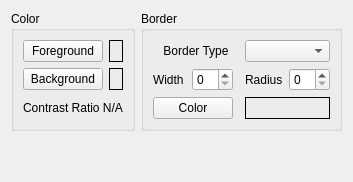
              <widget class="QWidget" name="tab_50">
               <attribute name="title">
                <string>Hover</string>
               </attribute>
               <layout class="QGridLayout" name="gridLayout_48">
                <item row="0" column="2">
                 <widget class="QGroupBox" name="groupBox_26">
                  <property name="title">
                   <string>Border</string>
                  </property>
                  <layout class="QGridLayout" name="gridLayout_49">
                   <item row="0" column="3" colspan="2">
                    <widget class="QComboBox" name="rb_h_bdt_cb"/>
                   </item>
                   <item row="1" column="0">
                    <widget class="QLabel" name="label_78">
                     <property name="text">
                      <string>Width</string>
                     </property>
                    </widget>
                   </item>
                   <item row="1" column="3">
                    <widget class="QLabel" name="label_79">
                     <property name="text">
                      <string>Radius</string>
                     </property>
                    </widget>
                   </item>
                   <item row="1" column="4">
                    <widget class="QSpinBox" name="rb_h_bdr_sb"/>
                   </item>
                   <item row="2" column="0" colspan="2">
                    <widget class="QPushButton" name="rb_h_bdc_pb">
                     <property name="text">
                      <string>Color</string>
                     </property>
                    </widget>
                   </item>
                   <item row="0" column="0" colspan="3">
                    <widget class="QLabel" name="label_80">
                     <property name="text">
                      <string>Border Type</string>
                     </property>
                     <property name="alignment">
                      <set>Qt::AlignCenter</set>
                     </property>
                    </widget>
                   </item>
                   <item row="1" column="1">
                    <widget class="QSpinBox" name="rb_h_bdw_sb"/>
                   </item>
                   <item row="2" column="3" colspan="2">
                    <widget class="QLabel" name="rb_h_bdc_lb">
                     <property name="frameShape">
                      <enum>QFrame::Box</enum>
                     </property>
                     <property name="text">
                      <string/>
                     </property>
                    </widget>
                   </item>
                  </layout>
                 </widget>
                </item>
                <item row="1" column="0">
                 <spacer name="verticalSpacer_9">
                  <property name="orientation">
                   <enum>Qt::Vertical</enum>
                  </property>
                  <property name="sizeHint" stdset="0">
                   <size>
                    <width>20</width>
                    <height>40</height>
                   </size>
                  </property>
                 </spacer>
                </item>
                <item row="0" column="0">
                 <widget class="QGroupBox" name="groupBox_27">
                  <property name="title">
                   <string>Color</string>
                  </property>
                  <layout class="QGridLayout" name="gridLayout_50">
                   <item row="0" column="0">
                    <widget class="QPushButton" name="rb_h_fgc_pb">
                     <property name="text">
                      <string>Foreground</string>
                     </property>
                    </widget>
                   </item>
                   <item row="0" column="1">
                    <widget class="QLabel" name="rb_h_fgc_lb">
                     <property name="frameShape">
                      <enum>QFrame::Box</enum>
                     </property>
                     <property name="text">
                      <string/>
                     </property>
                    </widget>
                   </item>
                   <item row="2" column="0" colspan="2">
                    <widget class="QLabel" name="rb_h_ctl_lb">
                     <property name="text">
                      <string>Contrast Ratio N/A</string>
                     </property>
                     <property name="alignment">
                      <set>Qt::AlignCenter</set>
                     </property>
                    </widget>
                   </item>
                   <item row="1" column="0">
                    <widget class="QPushButton" name="rb_h_bgc_pb">
                     <property name="text">
                      <string>Background</string>
                     </property>
                    </widget>
                   </item>
                   <item row="1" column="1">
                    <widget class="QLabel" name="rb_h_bgc_lb">
                     <property name="frameShape">
                      <enum>QFrame::Box</enum>
                     </property>
                     <property name="text">
                      <string/>
                     </property>
                    </widget>
                   </item>
                  </layout>
                 </widget>
                </item>
               </layout>
              </widget>
